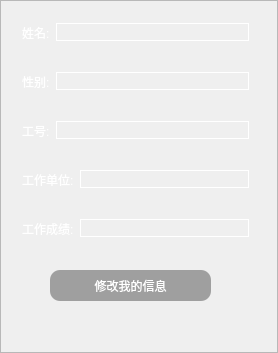
<?xml version="1.0" encoding="UTF-8"?>
<ui version="4.0">
 <class>TeacherDetail</class>
 <widget class="QWidget" name="TeacherDetail">
  <property name="geometry">
   <rect>
    <x>0</x>
    <y>0</y>
    <width>278</width>
    <height>353</height>
   </rect>
  </property>
  <property name="minimumSize">
   <size>
    <width>278</width>
    <height>353</height>
   </size>
  </property>
  <property name="maximumSize">
   <size>
    <width>278</width>
    <height>353</height>
   </size>
  </property>
  <property name="windowTitle">
   <string/>
  </property>
  <property name="windowIcon">
   <iconset resource="mainwidget.qrc">
    <normaloff>:/images/icon.png</normaloff>:/images/icon.png</iconset>
  </property>
  <widget class="QWidget" name="widget_6" native="true">
   <property name="geometry">
    <rect>
     <x>0</x>
     <y>0</y>
     <width>271</width>
     <height>261</height>
    </rect>
   </property>
   <layout class="QVBoxLayout" name="verticalLayout">
    <item>
     <widget class="QWidget" name="widget_2" native="true">
      <layout class="QHBoxLayout" name="horizontalLayout_2">
       <item>
        <widget class="QLabel" name="label_3">
         <property name="styleSheet">
          <string notr="true">color:white;</string>
         </property>
         <property name="text">
          <string>姓名:</string>
         </property>
        </widget>
       </item>
       <item>
        <widget class="QLineEdit" name="lineEdit_name">
         <property name="styleSheet">
          <string notr="true">QLineEdit
{
background:transparent;border-width:1;border-style: outset; 
border-color: white;
color:white;
}</string>
         </property>
         <property name="readOnly">
          <bool>true</bool>
         </property>
        </widget>
       </item>
      </layout>
     </widget>
    </item>
    <item>
     <widget class="QWidget" name="widget_3" native="true">
      <layout class="QHBoxLayout" name="horizontalLayout_3">
       <item>
        <widget class="QLabel" name="label_2">
         <property name="styleSheet">
          <string notr="true">color:white;</string>
         </property>
         <property name="text">
          <string>性别:</string>
         </property>
        </widget>
       </item>
       <item>
        <widget class="QLineEdit" name="lineEdit_gender">
         <property name="styleSheet">
          <string notr="true">QLineEdit
{
background:transparent;border-width:1;border-style: outset; 
border-color: white;
color:white;
}</string>
         </property>
         <property name="readOnly">
          <bool>true</bool>
         </property>
        </widget>
       </item>
      </layout>
     </widget>
    </item>
    <item>
     <widget class="QWidget" name="widget" native="true">
      <layout class="QHBoxLayout" name="horizontalLayout">
       <item>
        <widget class="QLabel" name="label">
         <property name="styleSheet">
          <string notr="true">color:white;</string>
         </property>
         <property name="text">
          <string>工号:</string>
         </property>
        </widget>
       </item>
       <item>
        <widget class="QLineEdit" name="lineEdit_number">
         <property name="styleSheet">
          <string notr="true">QLineEdit
{
background:transparent;border-width:1;border-style: outset; 
border-color: white;
color:white;
}</string>
         </property>
         <property name="readOnly">
          <bool>true</bool>
         </property>
        </widget>
       </item>
      </layout>
     </widget>
    </item>
    <item>
     <widget class="QWidget" name="widget_4" native="true">
      <layout class="QHBoxLayout" name="horizontalLayout_4">
       <item>
        <widget class="QLabel" name="label_4">
         <property name="styleSheet">
          <string notr="true">color:white;</string>
         </property>
         <property name="text">
          <string>工作单位:</string>
         </property>
        </widget>
       </item>
       <item>
        <widget class="QLineEdit" name="lineEdit_grade">
         <property name="styleSheet">
          <string notr="true">QLineEdit
{
background:transparent;border-width:1;border-style: outset; 
border-color: white;
color:white;
}</string>
         </property>
         <property name="readOnly">
          <bool>true</bool>
         </property>
        </widget>
       </item>
      </layout>
     </widget>
    </item>
    <item>
     <widget class="QWidget" name="widget_5" native="true">
      <layout class="QHBoxLayout" name="horizontalLayout_5">
       <item>
        <widget class="QLabel" name="label_5">
         <property name="styleSheet">
          <string notr="true">color:white;</string>
         </property>
         <property name="text">
          <string>工作成绩:</string>
         </property>
        </widget>
       </item>
       <item>
        <widget class="QLineEdit" name="lineEdit_score">
         <property name="styleSheet">
          <string notr="true">QLineEdit
{
background:transparent;border-width:1;border-style: outset; 
border-color: white;
color:white;
}</string>
         </property>
         <property name="readOnly">
          <bool>true</bool>
         </property>
        </widget>
       </item>
      </layout>
     </widget>
    </item>
   </layout>
  </widget>
  <widget class="QPushButton" name="BtnModifyT">
   <property name="geometry">
    <rect>
     <x>50</x>
     <y>270</y>
     <width>161</width>
     <height>31</height>
    </rect>
   </property>
   <property name="styleSheet">
    <string notr="true">QPushButton
{
border-radius:10px;
background-color:rgb(159, 159, 159);
color:white;
}

QPushButton:hover
{
    /*背景颜色*/  
color:black;
background-color:rgb(255, 255, 255);
}
/*按钮按下态*/
QPushButton:pressed
{
    /*背景颜色*/  
    background-color:rgb(14 , 135 , 228);
    /*左内边距为3像素，让按下时字向右移动3像素*/  
    padding-left:3px;
    /*上内边距为3像素，让按下时字向下移动3像素*/  
    padding-top:3px;
}
</string>
   </property>
   <property name="text">
    <string>修改我的信息</string>
   </property>
  </widget>
  <widget class="QFrame" name="frame">
   <property name="geometry">
    <rect>
     <x>0</x>
     <y>0</y>
     <width>278</width>
     <height>353</height>
    </rect>
   </property>
   <property name="styleSheet">
    <string notr="true">#frame
{
	border-image: url(:/images/bd1.png);
}</string>
   </property>
   <property name="frameShape">
    <enum>QFrame::StyledPanel</enum>
   </property>
   <property name="frameShadow">
    <enum>QFrame::Raised</enum>
   </property>
  </widget>
  <zorder>frame</zorder>
  <zorder>widget_6</zorder>
  <zorder>BtnModifyT</zorder>
 </widget>
 <layoutdefault spacing="6" margin="11"/>
 <resources>
  <include location="mainwidget.qrc"/>
 </resources>
 <connections/>
</ui>
